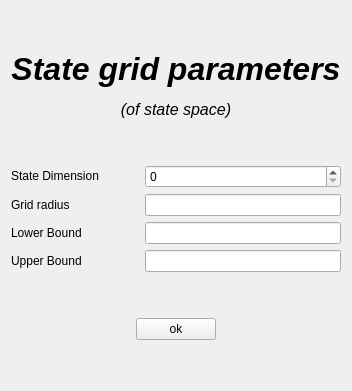
         <widget class="QWidget" name="page_2">
          <layout class="QVBoxLayout" name="verticalLayout_11">
           <item>
            <layout class="QVBoxLayout" name="verticalLayout_3">
             <item>
              <spacer name="verticalSpacer_4">
               <property name="orientation">
                <enum>Qt::Vertical</enum>
               </property>
               <property name="sizeHint" stdset="0">
                <size>
                 <width>20</width>
                 <height>40</height>
                </size>
               </property>
              </spacer>
             </item>
             <item>
              <widget class="QLabel" name="label_2">
               <property name="text">
                <string>&lt;html&gt;&lt;head/&gt;&lt;body&gt;&lt;p align=&quot;center&quot;&gt;&lt;span style=&quot; font-size:24pt; font-weight:600; font-style:italic;&quot;&gt;State grid parameters&lt;/span&gt;&lt;/p&gt;&lt;p align=&quot;center&quot;&gt;&lt;span style=&quot; font-size:12pt; font-style:italic;&quot;&gt;(of state space)&lt;/span&gt;&lt;/p&gt;&lt;/body&gt;&lt;/html&gt;</string>
               </property>
              </widget>
             </item>
             <item>
              <spacer name="verticalSpacer_5">
               <property name="orientation">
                <enum>Qt::Vertical</enum>
               </property>
               <property name="sizeHint" stdset="0">
                <size>
                 <width>20</width>
                 <height>40</height>
                </size>
               </property>
              </spacer>
             </item>
             <item>
              <layout class="QHBoxLayout" name="horizontalLayout">
               <item>
                <layout class="QVBoxLayout" name="verticalLayout_2">
                 <item>
                  <widget class="QLabel" name="label_dim_ss_">
                   <property name="text">
                    <string>State Dimension</string>
                   </property>
                  </widget>
                 </item>
                 <item>
                  <widget class="QLabel" name="label_eta_ss">
                   <property name="text">
                    <string>Grid radius</string>
                   </property>
                  </widget>
                 </item>
                 <item>
                  <widget class="QLabel" name="label_lb_ss">
                   <property name="text">
                    <string>Lower Bound</string>
                   </property>
                  </widget>
                 </item>
                 <item>
                  <widget class="QLabel" name="label">
                   <property name="text">
                    <string>Upper Bound</string>
                   </property>
                  </widget>
                 </item>
                </layout>
               </item>
               <item>
                <spacer name="horizontalSpacer_28">
                 <property name="orientation">
                  <enum>Qt::Horizontal</enum>
                 </property>
                 <property name="sizeType">
                  <enum>QSizePolicy::Preferred</enum>
                 </property>
                 <property name="sizeHint" stdset="0">
                  <size>
                   <width>40</width>
                   <height>20</height>
                  </size>
                 </property>
                </spacer>
               </item>
               <item>
                <layout class="QVBoxLayout" name="verticalLayout">
                 <item>
                  <widget class="QSpinBox" name="spinBox_dim_ss"/>
                 </item>
                 <item>
                  <widget class="QLineEdit" name="lineEdit_eta_ss"/>
                 </item>
                 <item>
                  <widget class="QLineEdit" name="lineEdit_lb_ss"/>
                 </item>
                 <item>
                  <widget class="QLineEdit" name="lineEdit_ub_ss"/>
                 </item>
                </layout>
               </item>
              </layout>
             </item>
             <item>
              <spacer name="verticalSpacer_20">
               <property name="orientation">
                <enum>Qt::Vertical</enum>
               </property>
               <property name="sizeType">
                <enum>QSizePolicy::Preferred</enum>
               </property>
               <property name="sizeHint" stdset="0">
                <size>
                 <width>20</width>
                 <height>40</height>
                </size>
               </property>
              </spacer>
             </item>
             <item>
              <layout class="QHBoxLayout" name="horizontalLayout_20">
               <item>
                <spacer name="horizontalSpacer_17">
                 <property name="orientation">
                  <enum>Qt::Horizontal</enum>
                 </property>
                 <property name="sizeHint" stdset="0">
                  <size>
                   <width>40</width>
                   <height>20</height>
                  </size>
                 </property>
                </spacer>
               </item>
               <item>
                <widget class="QPushButton" name="pushButton_state_parameters">
                 <property name="text">
                  <string>ok</string>
                 </property>
                </widget>
               </item>
               <item>
                <spacer name="horizontalSpacer_18">
                 <property name="orientation">
                  <enum>Qt::Horizontal</enum>
                 </property>
                 <property name="sizeHint" stdset="0">
                  <size>
                   <width>40</width>
                   <height>20</height>
                  </size>
                 </property>
                </spacer>
               </item>
              </layout>
             </item>
             <item>
              <spacer name="verticalSpacer_6">
               <property name="orientation">
                <enum>Qt::Vertical</enum>
               </property>
               <property name="sizeHint" stdset="0">
                <size>
                 <width>20</width>
                 <height>40</height>
                </size>
               </property>
              </spacer>
             </item>
            </layout>
           </item>
          </layout>
         </widget>
